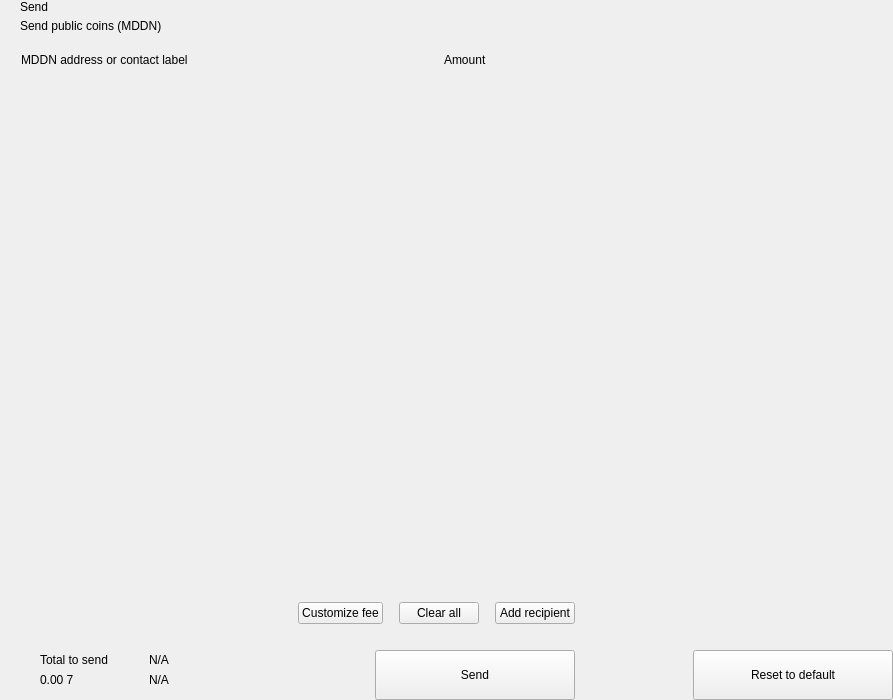
<?xml version="1.0" encoding="UTF-8"?>
<ui version="4.0">
 <class>send</class>
 <widget class="QWidget" name="send">
  <property name="geometry">
   <rect>
    <x>0</x>
    <y>0</y>
    <width>893</width>
    <height>700</height>
   </rect>
  </property>
  <property name="windowTitle">
   <string>Form</string>
  </property>
  <layout class="QHBoxLayout" name="horizontalLayout_2" stretch="2,1">
   <property name="spacing">
    <number>0</number>
   </property>
   <property name="leftMargin">
    <number>0</number>
   </property>
   <property name="topMargin">
    <number>0</number>
   </property>
   <property name="rightMargin">
    <number>0</number>
   </property>
   <property name="bottomMargin">
    <number>0</number>
   </property>
   <item>
    <widget class="QWidget" name="left" native="true">
     <layout class="QVBoxLayout" name="verticalLayout_3">
      <property name="spacing">
       <number>0</number>
      </property>
      <property name="leftMargin">
       <number>0</number>
      </property>
      <property name="topMargin">
       <number>0</number>
      </property>
      <property name="rightMargin">
       <number>0</number>
      </property>
      <property name="bottomMargin">
       <number>0</number>
      </property>
      <item>
       <layout class="QVBoxLayout" name="verticalLayout_22" stretch="0,0,0,1,0,0,0,0">
        <property name="spacing">
         <number>0</number>
        </property>
        <item>
         <layout class="QHBoxLayout" name="horizontalLayout_3">
          <property name="spacing">
           <number>0</number>
          </property>
          <property name="leftMargin">
           <number>20</number>
          </property>
          <property name="rightMargin">
           <number>20</number>
          </property>
          <item>
           <layout class="QVBoxLayout" name="verticalLayout">
            <property name="spacing">
             <number>5</number>
            </property>
            <item>
             <widget class="QLabel" name="labelTitle">
              <property name="text">
               <string>Send</string>
              </property>
              <property name="alignment">
               <set>Qt::AlignLeading|Qt::AlignLeft|Qt::AlignVCenter</set>
              </property>
             </widget>
            </item>
            <item>
             <widget class="QLabel" name="labelSubtitle1">
              <property name="text">
               <string>Send public coins (MDDN)</string>
              </property>
             </widget>
            </item>
           </layout>
          </item>
          <item>
           <spacer name="horizontalSpacer">
            <property name="orientation">
             <enum>Qt::Horizontal</enum>
            </property>
            <property name="sizeHint" stdset="0">
             <size>
              <width>40</width>
              <height>20</height>
             </size>
            </property>
           </spacer>
          </item>
         </layout>
        </item>
        <item>
         <spacer name="verticalSpacer_2">
          <property name="orientation">
           <enum>Qt::Vertical</enum>
          </property>
          <property name="sizeType">
           <enum>QSizePolicy::Fixed</enum>
          </property>
          <property name="sizeHint" stdset="0">
           <size>
            <width>20</width>
            <height>20</height>
           </size>
          </property>
         </spacer>
        </item>
        <item>
         <layout class="QHBoxLayout" name="horizontalLayout" stretch="6,0,2">
          <property name="spacing">
           <number>0</number>
          </property>
          <property name="leftMargin">
           <number>10</number>
          </property>
          <property name="topMargin">
           <number>0</number>
          </property>
          <property name="rightMargin">
           <number>20</number>
          </property>
          <property name="bottomMargin">
           <number>0</number>
          </property>
          <item>
           <widget class="QLabel" name="labelSubtitleAddress">
            <property name="styleSheet">
             <string notr="true">margin-left:8px;</string>
            </property>
            <property name="text">
             <string>MDDN address or contact label</string>
            </property>
           </widget>
          </item>
          <item>
           <spacer name="horizontalSpacer_3">
            <property name="orientation">
             <enum>Qt::Horizontal</enum>
            </property>
            <property name="sizeType">
             <enum>QSizePolicy::Fixed</enum>
            </property>
            <property name="sizeHint" stdset="0">
             <size>
              <width>40</width>
              <height>1</height>
             </size>
            </property>
           </spacer>
          </item>
          <item>
           <widget class="QLabel" name="labelSubtitleAmount">
            <property name="text">
             <string>Amount</string>
            </property>
           </widget>
          </item>
         </layout>
        </item>
        <item>
         <widget class="QScrollArea" name="scrollArea">
          <property name="minimumSize">
           <size>
            <width>0</width>
            <height>350</height>
           </size>
          </property>
          <property name="styleSheet">
           <string notr="true">#scrollArea {
            background:transparent;
            margin-top:10px;
}</string>
          </property>
          <property name="horizontalScrollBarPolicy">
           <enum>Qt::ScrollBarAlwaysOff</enum>
          </property>
          <property name="sizeAdjustPolicy">
           <enum>QAbstractScrollArea::AdjustIgnored</enum>
          </property>
          <property name="widgetResizable">
           <bool>true</bool>
          </property>
          <property name="alignment">
           <set>Qt::AlignLeading|Qt::AlignLeft|Qt::AlignTop</set>
          </property>
          <widget class="QWidget" name="scrollAreaWidgetContents">
           <property name="geometry">
            <rect>
             <x>0</x>
             <y>0</y>
             <width>591</width>
             <height>16</height>
            </rect>
           </property>
           <property name="sizePolicy">
            <sizepolicy hsizetype="Preferred" vsizetype="Maximum">
             <horstretch>0</horstretch>
             <verstretch>0</verstretch>
            </sizepolicy>
           </property>
           <property name="autoFillBackground">
            <bool>false</bool>
           </property>
           <property name="styleSheet">
            <string notr="true">#scrollAreaWidgetContents {
             background:transparent;
             }</string>
           </property>
           <layout class="QVBoxLayout" name="verticalLayout_7">
            <property name="spacing">
             <number>0</number>
            </property>
            <property name="sizeConstraint">
             <enum>QLayout::SetDefaultConstraint</enum>
            </property>
            <property name="leftMargin">
             <number>0</number>
            </property>
            <property name="topMargin">
             <number>0</number>
            </property>
            <property name="rightMargin">
             <number>0</number>
            </property>
            <property name="bottomMargin">
             <number>0</number>
            </property>
           </layout>
          </widget>
         </widget>
        </item>
        <item>
         <spacer name="verticalSpacer_4">
          <property name="orientation">
           <enum>Qt::Vertical</enum>
          </property>
          <property name="sizeType">
           <enum>QSizePolicy::Fixed</enum>
          </property>
          <property name="sizeHint" stdset="0">
           <size>
            <width>20</width>
            <height>20</height>
           </size>
          </property>
         </spacer>
        </item>
        <item>
         <layout class="QHBoxLayout" name="horizontalLayout_20">
          <property name="spacing">
           <number>6</number>
          </property>
          <property name="leftMargin">
           <number>20</number>
          </property>
          <property name="rightMargin">
           <number>20</number>
          </property>
          <item>
           <spacer name="horizontalSpacer_4">
            <property name="orientation">
             <enum>Qt::Horizontal</enum>
            </property>
            <property name="sizeHint" stdset="0">
             <size>
              <width>10</width>
              <height>20</height>
             </size>
            </property>
           </spacer>
          </item>
          <item>
           <widget class="QPushButton" name="pushButtonFee">
            <property name="focusPolicy">
             <enum>Qt::NoFocus</enum>
            </property>
            <property name="text">
             <string>Customize fee</string>
            </property>
           </widget>
          </item>
          <item>
           <spacer name="horizontalSpacer_11">
            <property name="orientation">
             <enum>Qt::Horizontal</enum>
            </property>
            <property name="sizeType">
             <enum>QSizePolicy::Minimum</enum>
            </property>
            <property name="sizeHint" stdset="0">
             <size>
              <width>10</width>
              <height>20</height>
             </size>
            </property>
           </spacer>
          </item>
          <item>
           <widget class="QPushButton" name="pushButtonClear">
            <property name="focusPolicy">
             <enum>Qt::NoFocus</enum>
            </property>
            <property name="layoutDirection">
             <enum>Qt::RightToLeft</enum>
            </property>
            <property name="text">
             <string>Clear all</string>
            </property>
           </widget>
          </item>
          <item>
           <spacer name="horizontalSpacer_6">
            <property name="orientation">
             <enum>Qt::Horizontal</enum>
            </property>
            <property name="sizeType">
             <enum>QSizePolicy::Fixed</enum>
            </property>
            <property name="sizeHint" stdset="0">
             <size>
              <width>10</width>
              <height>20</height>
             </size>
            </property>
           </spacer>
          </item>
          <item>
           <widget class="QPushButton" name="pushButtonAddRecipient">
            <property name="focusPolicy">
             <enum>Qt::NoFocus</enum>
            </property>
            <property name="text">
             <string>Add recipient</string>
            </property>
           </widget>
          </item>
         </layout>
        </item>
        <item>
         <spacer name="verticalSpacer">
          <property name="orientation">
           <enum>Qt::Vertical</enum>
          </property>
          <property name="sizeType">
           <enum>QSizePolicy::Fixed</enum>
          </property>
          <property name="sizeHint" stdset="0">
           <size>
            <width>20</width>
            <height>16</height>
           </size>
          </property>
         </spacer>
        </item>
        <item>
         <layout class="QHBoxLayout" name="horizontalLayout_7">
          <property name="rightMargin">
           <number>20</number>
          </property>
          <item>
           <layout class="QHBoxLayout" name="horizontalLayout_10">
            <property name="spacing">
             <number>0</number>
            </property>
            <property name="leftMargin">
             <number>8</number>
            </property>
            <item>
             <widget class="QStackedWidget" name="stackedWidget">
              <property name="minimumSize">
               <size>
                <width>0</width>
                <height>60</height>
               </size>
              </property>
              <property name="maximumSize">
               <size>
                <width>16777215</width>
                <height>60</height>
               </size>
              </property>
              <widget class="QWidget" name="page1">
               <layout class="QVBoxLayout" name="verticalLayout_71" stretch="0">
                <property name="spacing">
                 <number>6</number>
                </property>
                <property name="leftMargin">
                 <number>12</number>
                </property>
                <property name="topMargin">
                 <number>0</number>
                </property>
                <property name="rightMargin">
                 <number>0</number>
                </property>
                <property name="bottomMargin">
                 <number>0</number>
                </property>
                <item>
                 <widget class="QWidget" name="coinWidget" native="true">
                  <property name="minimumSize">
                   <size>
                    <width>0</width>
                    <height>60</height>
                   </size>
                  </property>
                  <property name="maximumSize">
                   <size>
                    <width>16777215</width>
                    <height>60</height>
                   </size>
                  </property>
                  <layout class="QHBoxLayout" name="horizontalLayout_9">
                   <property name="spacing">
                    <number>0</number>
                   </property>
                   <property name="leftMargin">
                    <number>20</number>
                   </property>
                   <property name="topMargin">
                    <number>10</number>
                   </property>
                   <property name="rightMargin">
                    <number>20</number>
                   </property>
                   <property name="bottomMargin">
                    <number>10</number>
                   </property>
                   <item>
                    <layout class="QVBoxLayout" name="verticalSend">
                     <property name="spacing">
                      <number>0</number>
                     </property>
                     <item>
                      <widget class="QLabel" name="labelTitleTotalSend">
                       <property name="text">
                        <string>Total to send</string>
                       </property>
                      </widget>
                     </item>
                     <item>
                      <widget class="QLabel" name="labelAmountSend">
                       <property name="text">
                        <string notr="true">0.00 7</string>
                       </property>
                      </widget>
                     </item>
                    </layout>
                   </item>
                   <item>
                    <spacer name="horizontalSpacer_9">
                     <property name="orientation">
                      <enum>Qt::Horizontal</enum>
                     </property>
                     <property name="sizeType">
                      <enum>QSizePolicy::Fixed</enum>
                     </property>
                     <property name="sizeHint" stdset="0">
                      <size>
                       <width>20</width>
                       <height>20</height>
                      </size>
                     </property>
                    </spacer>
                   </item>
                   <item>
                    <widget class="QLabel" name="labelLine">
                     <property name="minimumSize">
                      <size>
                       <width>1</width>
                       <height>0</height>
                      </size>
                     </property>
                     <property name="maximumSize">
                      <size>
                       <width>1</width>
                       <height>16777215</height>
                      </size>
                     </property>
                     <property name="text">
                      <string/>
                     </property>
                    </widget>
                   </item>
                   <item>
                    <spacer name="horizontalSpacer_10">
                     <property name="orientation">
                      <enum>Qt::Horizontal</enum>
                     </property>
                     <property name="sizeType">
                      <enum>QSizePolicy::Fixed</enum>
                     </property>
                     <property name="sizeHint" stdset="0">
                      <size>
                       <width>20</width>
                       <height>20</height>
                      </size>
                     </property>
                    </spacer>
                   </item>
                   <item>
                    <layout class="QVBoxLayout" name="verticalRemaining">
                     <property name="spacing">
                      <number>0</number>
                     </property>
                     <item>
                      <widget class="QLabel" name="labelTitleTotalRemaining">
                       <property name="text">
                        <string notr="true">N/A</string>
                       </property>
                      </widget>
                     </item>
                     <item>
                      <widget class="QLabel" name="labelAmountRemaining">
                       <property name="text">
                        <string notr="true">N/A</string>
                       </property>
                      </widget>
                     </item>
                    </layout>
                   </item>
                  </layout>
                 </widget>
                </item>
               </layout>
              </widget>
              <widget class="QWidget" name="page_2"/>
             </widget>
            </item>
           </layout>
          </item>
          <item>
           <spacer name="horizontalSpacer_5">
            <property name="orientation">
             <enum>Qt::Horizontal</enum>
            </property>
            <property name="sizeType">
             <enum>QSizePolicy::Expanding</enum>
            </property>
            <property name="sizeHint" stdset="0">
             <size>
              <width>40</width>
              <height>20</height>
             </size>
            </property>
           </spacer>
          </item>
          <item alignment="Qt::AlignBottom">
           <widget class="QPushButton" name="pushButtonSave">
            <property name="minimumSize">
             <size>
              <width>200</width>
              <height>50</height>
             </size>
            </property>
            <property name="maximumSize">
             <size>
              <width>200</width>
              <height>50</height>
             </size>
            </property>
            <property name="focusPolicy">
             <enum>Qt::NoFocus</enum>
            </property>
            <property name="text">
             <string>Send</string>
            </property>
           </widget>
          </item>
         </layout>
        </item>
       </layout>
      </item>
     </layout>
    </widget>
   </item>
   <item>
    <widget class="QWidget" name="right" native="true">
     <layout class="QVBoxLayout" name="verticalLayout_5">
      <property name="leftMargin">
       <number>0</number>
      </property>
      <property name="topMargin">
       <number>0</number>
      </property>
      <property name="rightMargin">
       <number>0</number>
      </property>
      <property name="bottomMargin">
       <number>0</number>
      </property>
      <item>
       <layout class="QVBoxLayout" name="verticalLayout_4">
        <property name="spacing">
         <number>6</number>
        </property>
        <item>
         <widget class="OptionButton" name="btnCoinControl" native="true">
          <property name="minimumSize">
           <size>
            <width>0</width>
            <height>50</height>
           </size>
          </property>
         </widget>
        </item>
        <item>
         <widget class="OptionButton" name="btnChangeAddress" native="true">
          <property name="minimumSize">
           <size>
            <width>0</width>
            <height>50</height>
           </size>
          </property>
         </widget>
        </item>
        <item>
         <widget class="OptionButton" name="btnUri" native="true">
          <property name="minimumSize">
           <size>
            <width>0</width>
            <height>50</height>
           </size>
          </property>
         </widget>
        </item>
        <item>
         <spacer name="verticalSpacer_5">
          <property name="orientation">
           <enum>Qt::Vertical</enum>
          </property>
          <property name="sizeHint" stdset="0">
           <size>
            <width>20</width>
            <height>40</height>
           </size>
          </property>
         </spacer>
        </item>
        <item>
         <layout class="QHBoxLayout" name="horizontalLayout_8">
          <item>
           <spacer name="horizontalSpacer_7">
            <property name="orientation">
             <enum>Qt::Horizontal</enum>
            </property>
            <property name="sizeHint" stdset="0">
             <size>
              <width>40</width>
              <height>20</height>
             </size>
            </property>
           </spacer>
          </item>
          <item>
           <widget class="QPushButton" name="pushButtonReset">
            <property name="minimumSize">
             <size>
              <width>200</width>
              <height>50</height>
             </size>
            </property>
            <property name="maximumSize">
             <size>
              <width>200</width>
              <height>50</height>
             </size>
            </property>
            <property name="focusPolicy">
             <enum>Qt::NoFocus</enum>
            </property>
            <property name="text">
             <string>Reset to default</string>
            </property>
           </widget>
          </item>
         </layout>
        </item>
       </layout>
      </item>
     </layout>
    </widget>
   </item>
  </layout>
 </widget>
 <customwidgets>
  <customwidget>
   <class>OptionButton</class>
   <extends>QWidget</extends>
   <header>qt/pivx/optionbutton.h</header>
   <container>1</container>
  </customwidget>
 </customwidgets>
 <resources/>
 <connections/>
</ui>
